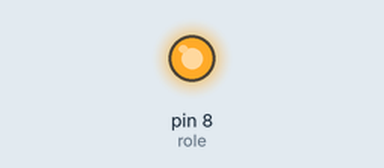
Simulated run of this sketch. Board: Arduino Uno, built with avr-gcc and run on an emulated ATmega328P. Parts: output pins drawn as LEDs (lit = HIGH).

Above: at 1.5 s.
At 4.5 s:
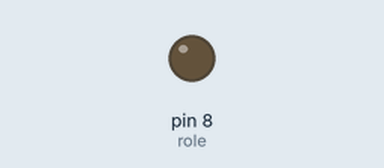
Timing chart, 0 to 7.8 s (numbered marks = the images above):
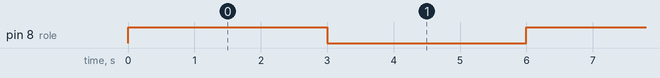

Measured:
- by itself, pin 8 (role): alternates HIGH for 3.0 s and LOW for 3.0 s

The sketch:

role.ino
```cpp
int role = 8;

void setup() {
  pinMode(role, OUTPUT);
}

void loop() {
  digitalWrite(role, HIGH);
  delay(3000);
  digitalWrite(role, LOW);
  delay(3000);
}
```
